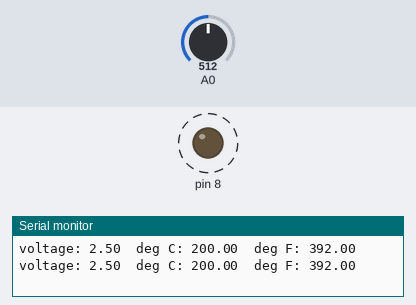
Simulated run of this sketch. Board: Arduino Uno, built with avr-gcc and run on an emulated ATmega328P. On the bench: output pins drawn as LEDs (lit = HIGH), the last lines printed to the serial monitor. Dashed ring = blinking. Inputs (shaded band) come from the test bench; at power-on: A0 = 512.

Above: at 2.0 s.
2.1 s: A0 set to 167
6.6 s: A0 set to 138
At 7.4 s:
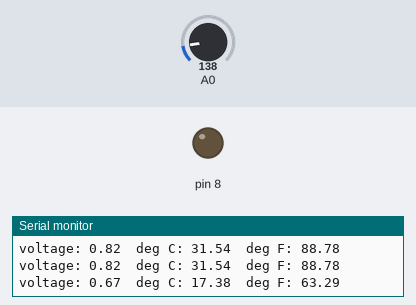
Timing chart, 0 to 9.6 s (numbered marks = the images above; inputs shaded):
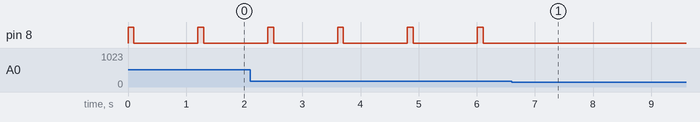

The sketch:

Arduino_7.ino
```cpp
/*
SparkFun Inventor's Kit
Example sketch 07

TEMPERATURE SENSOR

  Use the "serial monitor" window to read a temperature sensor.

  The TMP36 is an easy-to-use temperature sensor that outputs
  a voltage that's proportional to the ambient temperature.
  You can use it for all kinds of automation tasks where you'd
  like to know or control the temperature of something.

  More information on the sensor is available in the datasheet:
  http://cdn.sparkfun.com/datasheets/Sensors/Temp/TMP35_36_37.pdf

  Even more exciting, we'll start using the Arduino's serial port
  to send data back to your main computer! Up until now, we've
  been limited to using simple LEDs for output. We'll see that
  the Arduino can also easily output all kinds of text and data.

Hardware connections:

  Be careful when installing the temperature sensor, as it is
  almost identical to the transistors! The one you want has
  a triangle logo and "TMP" in very tiny letters. The
  ones you DON'T want will have "222" on them.

  When looking at the flat side of the temperature sensor
  with the pins down, from left to right the pins are:
  5V, SIGNAL, and GND.

  Connect the 5V pin to 5 Volts (5V).
  Connect the SIGNAL pin to ANALOG pin 0.
  Connect the GND pin to ground (GND).

This sketch was written by SparkFun Electronics,
with lots of help from the Arduino community.
This code is completely free for any use.
Visit http://learn.sparkfun.com/products/2 for SIK information.
Visit http://www.arduino.cc to learn about the Arduino.

Version 2.0 6/2012 MDG
*/

// We'll use analog input 0 to measure the temperature sensor's
// signal pin.

const int temperaturePin = 0;


void setup()
{
  // In this sketch, we'll use the Arduino's serial port
  // to send text back to the main computer. For both sides to
  // communicate properly, they need to be set to the same speed.
  // We use the Serial.begin() function to initialize the port
  // and set the communications speed.

  // The speed is measured in bits per second, also known as
  // "baud rate". 9600 is a very commonly used baud rate,
  // and will transfer about 10 characters per second.
  pinMode( 8, OUTPUT );
  Serial.begin(9600);
}


void loop()
{
  // Up to now we've only used integer ("int") values in our
  // sketches. Integers are always whole numbers (0, 1, 23, etc.).
  // In this sketch, we'll use floating-point values ("float").
  // Floats can be fractional numbers such as 1.42, 2523.43121, etc.

  // We'll declare three floating-point variables
  // (We can declare multiple variables of the same type on one line:)

  float voltage, degreesC, degreesF;

  // First we'll measure the voltage at the analog pin. Normally
  // we'd use analogRead(), which returns a number from 0 to 1023.
  // Here we've written a function (further down) called
  // getVoltage() that returns the true voltage (0 to 5 Volts)
  // present on an analog input pin.

  voltage = getVoltage(temperaturePin);

  // Now we'll convert the voltage to degrees Celsius.
  // This formula comes from the temperature sensor datasheet:

  degreesC = (voltage - 0.5) * 100.0;

  // While we're at it, let's convert degrees Celsius to Fahrenheit.
  // This is the classic C to F conversion formula:

  degreesF = degreesC * (9.0/5.0) + 32.0;

  // Now we'll use the serial port to print these values
  // to the serial monitor!

  // To open the serial monitor window, upload your code,
  // then click the "magnifying glass" button at the right edge
  // of the Arduino IDE toolbar. The serial monitor window
  // will open.

  // (NOTE: remember we said that the communication speed
  // must be the same on both sides. Ensure that the baud rate
  // control at the bottom of the window is set to 9600. If it
  // isn't, change it to 9600.)

  // Also note that every time you upload a new sketch to the
  // Arduino, the serial monitor window will close. It does this
  // because the serial port is also used to upload code!
  // When the upload is complete, you can re-open the serial
  // monitor window.

  // To send data from the Arduino to the serial monitor window,
  // we use the Serial.print() function. You can print variables
  // or text (within quotes).

  Serial.print("voltage: ");
  Serial.print(voltage);
  Serial.print("  deg C: ");
  Serial.print(degreesC);
  Serial.print("  deg F: ");
  Serial.println(degreesF);
  if( degreesF > 78 )
      {
      digitalWrite( 8, HIGH );
      delay(100);
      digitalWrite( 8, LOW);
      delay(100);
      }

  // These statements will print lines of data like this:
  // "voltage: 0.73 deg C: 22.75 deg F: 72.96"

  // Note that all of the above statements are "print", except
  // for the last one, which is "println". "Print" will output
  // text to the SAME LINE, similar to building a sentence
  // out of words. "Println" will insert a "carriage return"
  // character at the end of whatever it prints, moving down
  // to the NEXT line.

  delay(1000); // repeat once per second (change as you wish!)
}


float getVoltage(int pin)
{
  // This function has one input parameter, the analog pin number
  // to read. You might notice that this function does not have
  // "void" in front of it; this is because it returns a floating-
  // point value, which is the true voltage on that pin (0 to 5V).

  // You can write your own functions that take in parameters
  // and return values. Here's how:

    // To take in parameters, put their type and name in the
    // parenthesis after the function name (see above). You can
    // have multiple parameters, separated with commas.

    // To return a value, put the type BEFORE the function name
    // (see "float", above), and use a return() statement in your code
    // to actually return the value (see below).

    // If you don't need to get any parameters, you can just put
    // "()" after the function name.

    // If you don't need to return a value, just write "void" before
    // the function name.

  // Here's the return statement for this function. We're doing
  // all the math we need to do within this statement:

  return (analogRead(pin) * 0.004882814);

  // This equation converts the 0 to 1023 value that analogRead()
  // returns, into a 0.0 to 5.0 value that is the true voltage
  // being read at that pin.
}

// Other things to try with this code:

//   Turn on an LED if the temperature is above or below a value.

//   Read that threshold value from a potentiometer - now you've
//   created a thermostat!
```

Measured:
- the behaviour switches between 155 and 154 on A0 (found by bisection; images 0 and 1)
- after the input at 6.6 s, pin 8: stops changing and stays LOW
- by itself, pin 8: alternates HIGH for 0.10 s and LOW for 1.1 s
